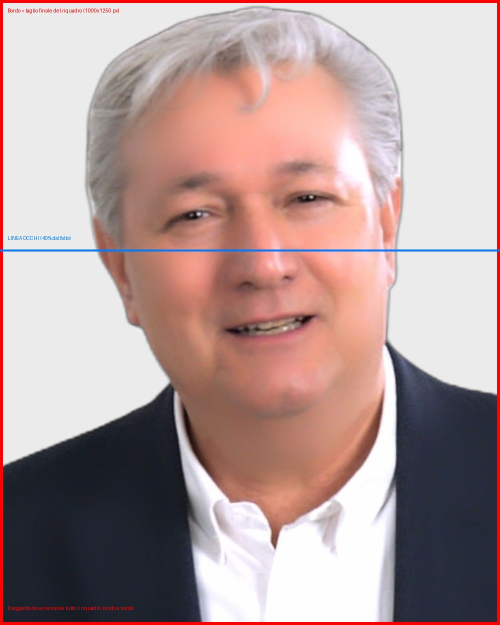
#> input picture data/esempio_cornice_con_foto.jpg, 1000 x 1250 px (shown at 1/2 size)
$ python -i scontorno.py   (imports and definitions only)
#> lines starting #> are read from the running program, lines starting #| are printed output that depends on the picture
import io
import sys
from pathlib import Path

import cv2
import numpy as np
from PIL import Image
from rembg import new_session, remove

CANVAS_W, CANVAS_H = 1000, 1250
BANNER_CROP_RATIO = 0.85  # remove bottom blue name/agency banner before segmentation

# Target framing, expressed relative to the distance between the eyes (very
# stable across faces, unlike raw face-box height which varies a lot with
# glasses/beard/hairstyle). This is a floor: the canvas is always fully
# covered (cropping left/right/bottom as needed), so the actual scale can
# end up larger than this if the person's cutout is too short to reach the
# bottom of the canvas otherwise.
EYE_LINE_RATIO = 0.40          # vertical position of the eye-line on the canvas
INTEROCULAR_TARGET_PX = 175    # desired distance between the eyes, in canvas px

# fallback framing (used only if no face at all is detected)
FALLBACK_TOP_MARGIN_RATIO = 0.04

# [1 line that did not run here, left out]
_haar_dir = cv2.data.haarcascades
_face_cascade = cv2.CascadeClassifier(_haar_dir + "haarcascade_frontalface_default.xml")
_eye_cascade = cv2.CascadeClassifier(_haar_dir + "haarcascade_eye_tree_eyeglasses.xml")
_eye_cascade_plain = cv2.CascadeClassifier(_haar_dir + "haarcascade_eye.xml")


def _detect_faces(gray: np.ndarray, max_people=2):
    """Return up to max_people non-overlapping face boxes, largest first."""
    faces = _face_cascade.detectMultiScale(gray, scaleFactor=1.03, minNeighbors=5, minSize=(80, 80))
    if len(faces) == 0:
        return []
    faces = sorted(faces, key=lambda f: f[2] * f[3], reverse=True)
    kept = [faces[0]]
    for f in faces[1:]:
        fx, fy, fw, fh = f
        overlaps = any(
            fx < kx + kw and fx + fw > kx and fy < ky + kh and fy + fh > ky
            for kx, ky, kw, kh in kept
        )
        if not overlaps:
            kept.append(f)
        if len(kept) >= max_people:
            break
    return kept


def _detect_eyes(gray: np.ndarray, face_box):
    fx, fy, fw, fh = face_box
    pad = int(fh * 0.15)
    y0, y1 = max(0, fy - pad), min(gray.shape[0], fy + fh + pad)
    x0, x1 = max(0, fx - pad), min(gray.shape[1], fx + fw + pad)
    roi = gray[y0:y1, x0:x1]

    for cascade in (_eye_cascade, _eye_cascade_plain):
        eyes = cascade.detectMultiScale(roi, scaleFactor=1.05, minNeighbors=8, minSize=(20, 20))
        eyes = [e for e in eyes if e[1] + e[3] / 2 < roi.shape[0] * 0.7]
        if len(eyes) >= 2:
            eyes = sorted(eyes, key=lambda e: e[2] * e[3], reverse=True)[:2]
            eyes = sorted(eyes, key=lambda e: e[0])
            (ex1, ey1, ew1, eh1), (ex2, ey2, ew2, eh2) = eyes
            cx1, cy1 = x0 + ex1 + ew1 / 2, y0 + ey1 + eh1 / 2
            cx2, cy2 = x0 + ex2 + ew2 / 2, y0 + ey2 + eh2 / 2
            return (cx1, cy1), (cx2, cy2)
    return None


def _face_eye_geometry(gray: np.ndarray, face_box):
    """Return (eye_mid_x, eye_line_y, interocular_px) for one face box."""
    fx, fy, fw, fh = face_box
    eyes = _detect_eyes(gray, face_box)
    if eyes:
        (x1, y1), (x2, y2) = eyes
        interocular = abs(x2 - x1)
        if 0.25 * fw <= interocular <= 0.9 * fw:
            return (x1 + x2) / 2, (y1 + y2) / 2, interocular
    # fallback: typical frontal-face anthropometry
    return fx + fw / 2, fy + 0.40 * fh, 0.45 * fw


def _scene_geometry(rgb_image: Image.Image):
    """Return (eye_mid_x, eye_line_y, interocular_px, n_people) for the whole photo, or None."""
    gray = np.array(rgb_image.convert("L"))
    faces = _detect_faces(gray)
    if not faces:
        return None
    people = [_face_eye_geometry(gray, f) for f in faces]
    eye_mid_x = sum(p[0] for p in people) / len(people)
    eye_line_y = sum(p[1] for p in people) / len(people)
    interocular = sum(p[2] for p in people) / len(people)
    return eye_mid_x, eye_line_y, interocular, len(people)


def process(src_path: Path, dst_path: Path) -> bool:
    """Process one photo. Returns True if a face was detected and used to align it."""
#> called with src_path = '../data/esempio_cornice_con_foto.jpg', dst_path = 'out.png'
    src_img = Image.open(src_path).convert("RGB")
#> src_img is the input picture: PIL image 1000x1250 RGB; mean R, G, B 179.8, 155.3, 154
    w, h = src_img.size
#> w = 1000; h = 1250
    src_img = src_img.crop((0, 0, w, int(h * BANNER_CROP_RATIO)))
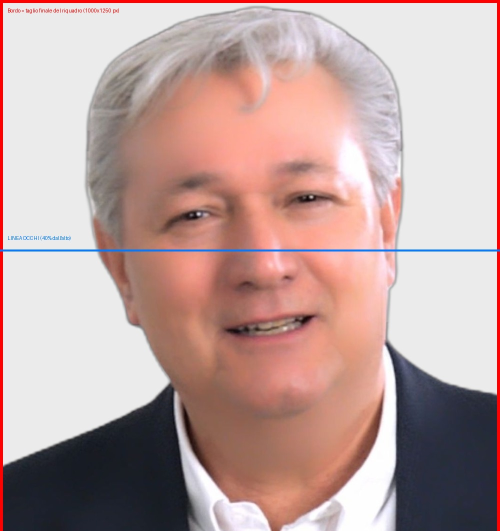
#> src_img: PIL image 1000x1062 RGB (shown at 1/2 size); mean R, G, B 189.8, 162.7, 159.6

    geometry = _scene_geometry(src_img)
#> in _scene_geometry, `gray = np.array(rgb_image.convert("L"))`:
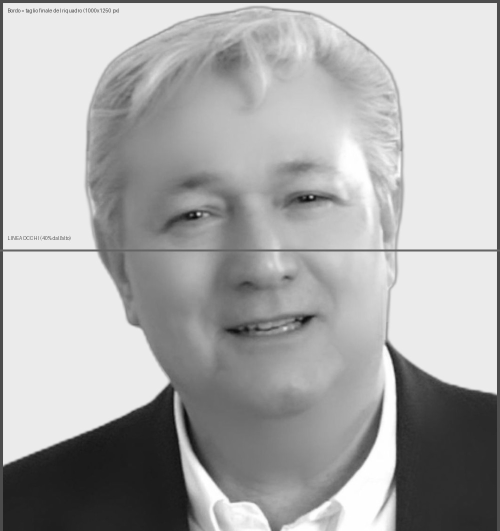
#> gray: shape (1062, 1000) (shown at 1/2 size); min 7, max 255, mean 170.5
#> in _detect_faces, `faces = _face_cascade.detectMultiScale(gray, scaleFactor=1.03, minNeig..`: faces = [[221, 183, 593, 593]]
#> in _detect_eyes, `roi = gray[y0:y1, x0:x1]`:
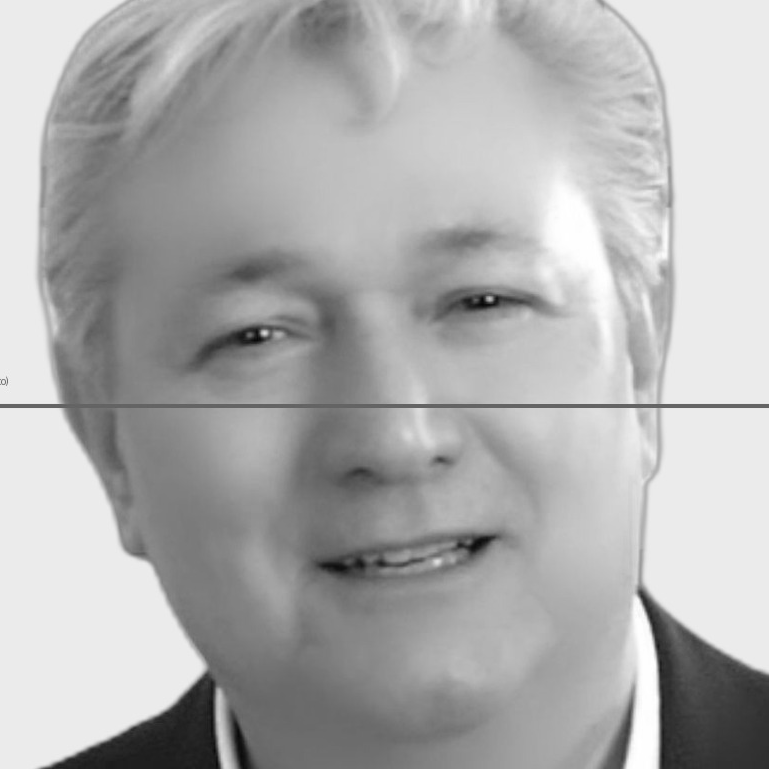
#> roi: shape (769, 769); min 7, max 255, mean 174
#> the loop in _detect_eyes, `for cascade in (_eye_cascade, _eye_cascade_plain):` made 1 pass
#> (ex1, ey1, ew1, eh1, ex2, ey2, ew2, eh2) on pass 1: (209, 291, 90, 90, 429, 256, 92, 92)
#> after the loop in _detect_eyes, `for cascade in (_eye_cascade, _eye_cascade_plain):`: cx1 = 387; cx2 = 608; cy1 = 431; cy2 = 397; eh1 = 90; eh2 = 92; ew1 = 90; ew2 = 92; ex1 = 209; ex2 = 429; ey1 = 291; ey2 = 256
#> in _face_eye_geometry, `eyes = _detect_eyes(gray, face_box)`: eyes = ((387, 431), (608, 397))
#> in _face_eye_geometry, `(x1, y1), (x2, y2) = eyes`: x1 = 387; y1 = 431; x2 = 608; y2 = 397
#> in _face_eye_geometry, `interocular = abs(x2 - x1)`: interocular = 221
#> in _scene_geometry, `people = [_face_eye_geometry(gray, f) for f in faces]`: people = [(497.5, 414, 221)]
#> in _scene_geometry, `eye_mid_x = sum(p[0] for p in people) / len(people)`: eye_mid_x = 497.5
#> in _scene_geometry, `eye_line_y = sum(p[1] for p in people) / len(people)`: eye_line_y = 414
#> in _scene_geometry, `interocular = sum(p[2] for p in people) / len(people)`: interocular = 221
#> geometry = (497.5, 414, 221, 1)

    buf = io.BytesIO()
    src_img.save(buf, format="PNG")
#> (the run stopped early here; a loop or call above may not have finished)
